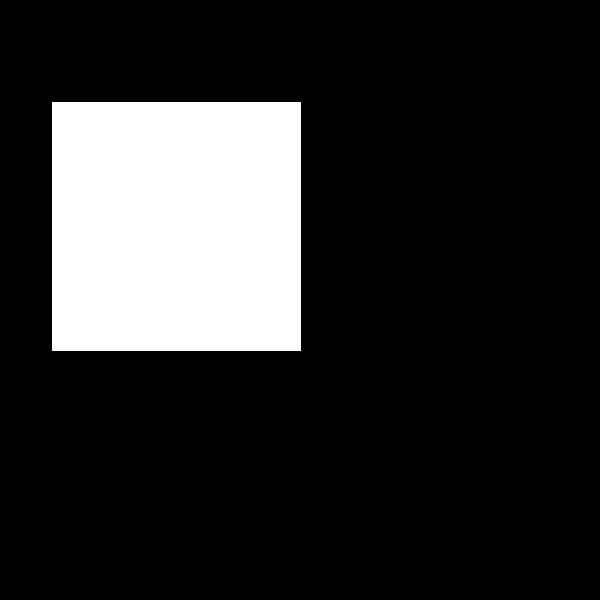
Frame 1 (no input)
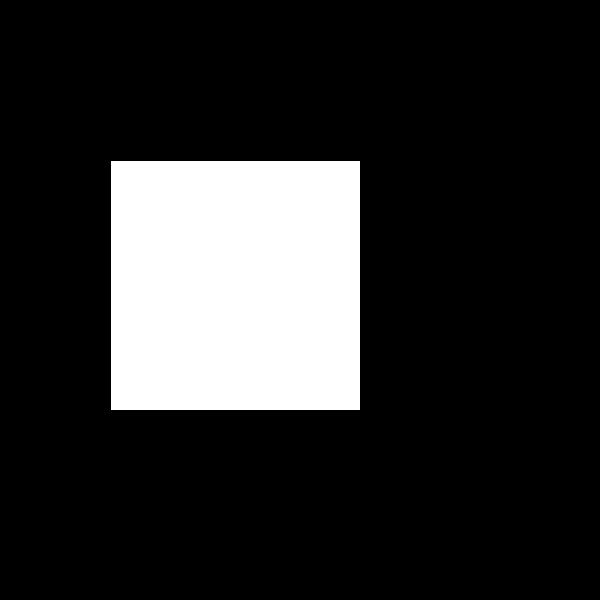
Frame 60 (the mouse pressed at the canvas centre just before this capture)
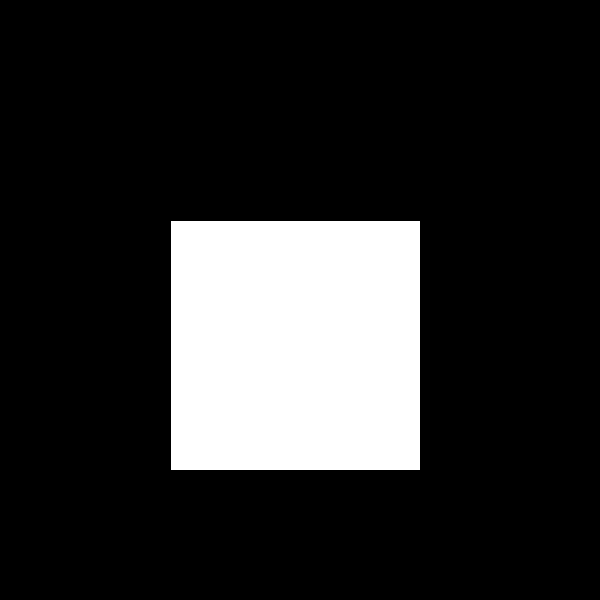
Frame 120 (the mouse held since frame 60 and released just before this capture)

The Processing sketch that drew these frames (run headless with seeded random() and noise(); from frame 60 on, the mouse is pressed at the canvas centre):

// Processing sketch: processing_37371
// ── processing_37371.pde

int directionX;
int x;
int directionY;
int y;


void setup(){
  size(600,600);
  directionX = 1;
  x = 50;
  directionY = 1;
  y = 100;
}

void draw(){
  background (0);
  x += directionX;
  y +=directionY;
  rect(x, y, 250, 250);
  
if(y > 600){
  directionY=-1;
}

if(y< 1){
  directionY=1;
}

if(x>600){
  directionX=-1;
}

if(x<1){
  directionX=1;
}

}
